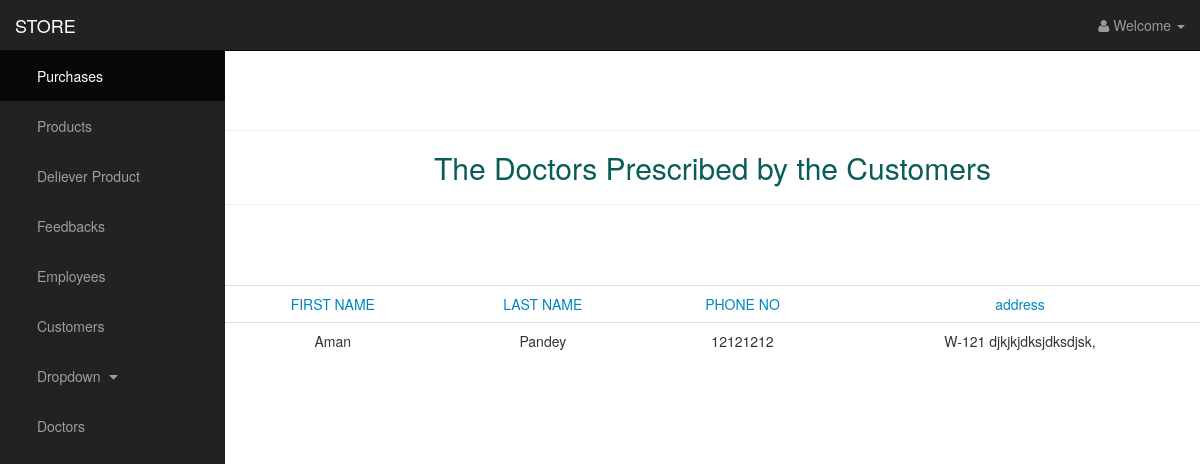
The app's page /doctors.php with its own data.
### tables this page shows
CREATE TABLE DOCTOR(
	doctor_id INT NOT NULL AUTO_INCREMENT,
	first_name CHAR(20),
	last_name CHAR(20),
	phone_no INT,
	address CHAR(50),
	hospital_id INT NOT NULL,
	sex CHAR(1),
	qualification CHAR(50),
	PRIMARY KEY( doctor_id ),
	FOREIGN KEY (hospital_id) REFERENCES HOSPITAL(hospital_id) 
);

### _doctors.php (the view, shortened to what this page needs)
<br>
<br>
<br>
<hr>
<h2 style="color:#095d58;text-align:center"> The Doctors  Prescribed by the Customers </h2>
<hr>
<br>
<br>
<br>
<?php
$dbhost = "localhost";
$dbuser = "root";
$dbpassword = "123123";
$conn = mysql_connect($dbhost,$dbuser,$dbpassword);
$query = mysql_query("SELECT * FROM DOCTOR",$conn);
?>
<table class='table table-hover'><tr style="color:#0087C3;text-align:center"><td>FIRST NAME</td><td>LAST NAME</td><td>PHONE NO</td><td>address</td></tr>
<?php
while($row = mysql_fetch_array($query))
{
	echo "<tr style='text-align:center'><td>".$row['first_name']."</td>";
	echo "<td>".$row['last_name']."</td>";
	echo "<td>".$row['phone_no']."</td>";
	echo "<td>".$row['address']."</td></tr>";
}
echo "</table>";
?>

### static/css/sb-admin.css (style rules this page uses)
body { margin-top: 100px; background-color: white; }
@media (min-width:768px) { body { margin-top: 50px; } }

### records on screen
doctor: first_name "Aman", last_name "Pandey", phone_no "12121212", address "W-121 djkjkjdksjdksdjsk,"
